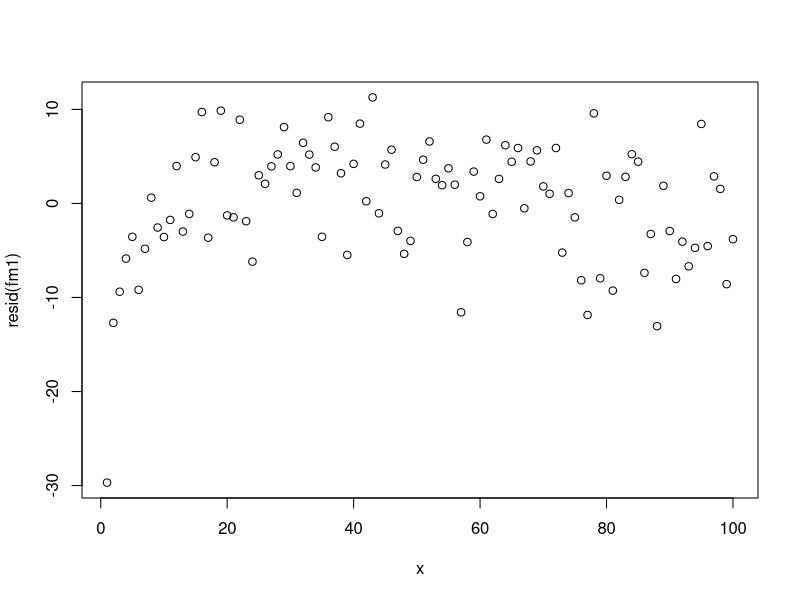

The R source for this figure: (Note: this script raises an error after producing the figure.)
## ---- chunk 1
x<-seq(1,100,1)
y<-x+10*log(x)+rnorm(100,0,5)
fm1<-lm(y~x)
plot(x,resid(fm1))
mywhiskers(x,resid(fm1),se=FALSE,add=TRUE)
mywhiskers(x,resid(fm1),se=TRUE,lwd=2,add=TRUE)
abline(h=0)
